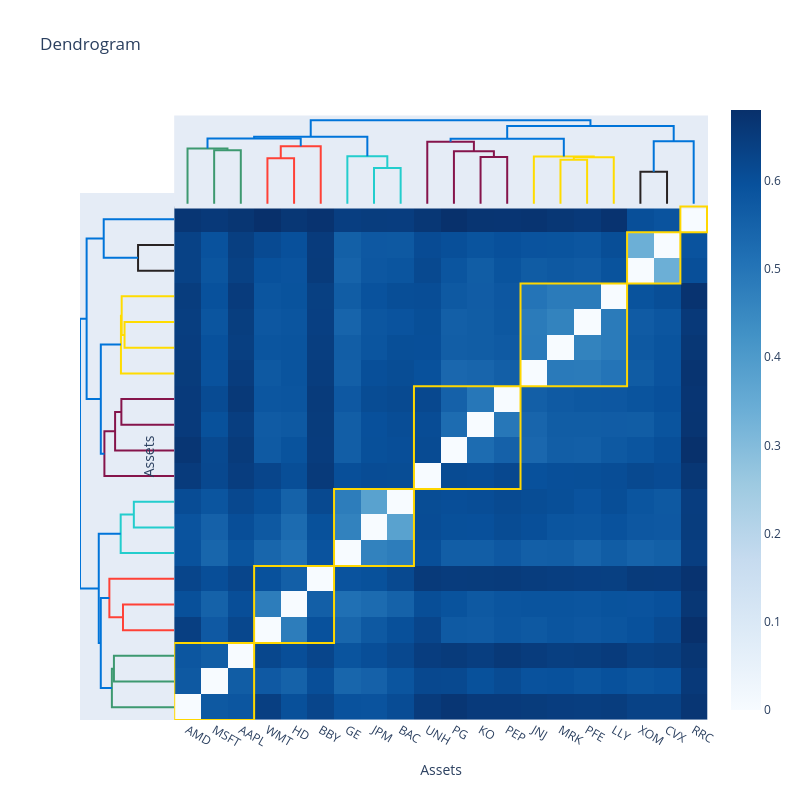

The code cell stored with this chart in its notebook:
### Code cell
model1.clustering_estimator_.plot_dendrogram()

### Figure 1 — Plotly figure (JSON) as saved in the notebook; plotly's stock layout.template omitted (floating-point values rounded to 4 significant figures; data arrays with more than 128 entries replaced by an {"elided": "..."} marker saying what was removed)
{"data": [{"hoverinfo": "text", "marker": {"color": "rgb(61,153,112)"}, "mode": "lines", "type": "scatter", "x": [15, 15, 25, 25], "xaxis": "x", "y": [0, 0.5634, 0.5634, 0], "yaxis": "y2"}, {"hoverinfo": "text", "marker": {"color": "rgb(61,153,112)"}, "mode": "lines", "type": "scatter", "x": [5, 5, 20, 20], "xaxis": "x", "y": [0, 0.5826, 0.5826, 0.5634], "yaxis": "y2"}, {"hoverinfo": "text", "marker": {"color": "rgb(255,65,54)"}, "mode": "lines", "type": "scatter", "x": [35, 35, 45, 45], "xaxis": "x", "y": [0, 0.4789, 0.4789, 0], "yaxis": "y2"}, {"hoverinfo": "text", "marker": {"color": "rgb(255,65,54)"}, "mode": "lines", "type": "scatter", "x": [40, 40, 55, 55], "xaxis": "x", "y": [0.4789, 0.606, 0.606, 0], "yaxis": "y2"}, {"hoverinfo": "text", "marker": {"color": "rgb(0,116,217)"}, "mode": "lines", "type": "scatter", "x": [12.5, 12.5, 47.5, 47.5], "xaxis": "x", "y": [0.5826, 0.6863, 0.6863, 0.606], "yaxis": "y2"}, {"hoverinfo": "text", "marker": {"color": "rgb(35,205,205)"}, "mode": "lines", "type": "scatter", "x": [75, 75, 85, 85], "xaxis": "x", "y": [0, 0.3774, 0.3774, 0], "yaxis": "y2"}, {"hoverinfo": "text", "marker": {"color": "rgb(35,205,205)"}, "mode": "lines", "type": "scatter", "x": [65, 65, 80, 80], "xaxis": "x", "y": [0, 0.5002, 0.5002, 0.3774], "yaxis": "y2"}, {"hoverinfo": "text", "marker": {"color": "rgb(0,116,217)"}, "mode": "lines", "type": "scatter", "x": [30, 30, 72.5, 72.5], "xaxis": "x", "y": [0.6863, 0.7052, 0.7052, 0.5002], "yaxis": "y2"}, {"hoverinfo": "text", "marker": {"color": "rgb(133,20,75)"}, "mode": "lines", "type": "scatter", "x": [115, 115, 125, 125], "xaxis": "x", "y": [0, 0.4937, 0.4937, 0], "yaxis": "y2"}, {"hoverinfo": "text", "marker": {"color": "rgb(133,20,75)"}, "mode": "lines", "type": "scatter", "x": [105, 105, 120, 120], "xaxis": "x", "y": [0, 0.5525, 0.5525, 0.4937], "yaxis": "y2"}, {"hoverinfo": "text", "marker": {"color": "rgb(133,20,75)"}, "mode": "lines", "type": "scatter", "x": [95, 95, 112.5, 112.5], "xaxis": "x", "y": [0, 0.6525, 0.6525, 0.5525], "yaxis": "y2"}, {"hoverinfo": "text", "marker": {"color": "rgb(255,220,0)"}, "mode": "lines", "type": "scatter", "x": [145, 145, 155, 155], "xaxis": "x", "y": [0, 0.4642, 0.4642, 0], "yaxis": "y2"}, {"hoverinfo": "text", "marker": {"color": "rgb(255,220,0)"}, "mode": "lines", "type": "scatter", "x": [150, 150, 165, 165], "xaxis": "x", "y": [0.4642, 0.491, 0.491, 0], "yaxis": "y2"}, {"hoverinfo": "text", "marker": {"color": "rgb(255,220,0)"}, "mode": "lines", "type": "scatter", "x": [135, 135, 157.5, 157.5], "xaxis": "x", "y": [0, 0.4978, 0.4978, 0.491], "yaxis": "y2"}, {"hoverinfo": "text", "marker": {"color": "rgb(0,116,217)"}, "mode": "lines", "type": "scatter", "x": [103.8, 103.8, 146.2, 146.2], "xaxis": "x", "y": [0.6525, 0.686, 0.686, 0.4978], "yaxis": "y2"}, {"hoverinfo": "text", "marker": {"color": "rgb(40,35,35)"}, "mode": "lines", "type": "scatter", "x": [175, 175, 185, 185], "xaxis": "x", "y": [0, 0.3378, 0.3378, 0], "yaxis": "y2"}, {"hoverinfo": "text", "marker": {"color": "rgb(0,116,217)"}, "mode": "lines", "type": "scatter", "x": [180, 180, 195, 195], "xaxis": "x", "y": [0.3378, 0.6589, 0.6589, 0], "yaxis": "y2"}, {"hoverinfo": "text", "marker": {"color": "rgb(0,116,217)"}, "mode": "lines", "type": "scatter", "x": [125, 125, 187.5, 187.5], "xaxis": "x", "y": [0.686, 0.8186, 0.8186, 0.6589], "yaxis": "y2"}, {"hoverinfo": "text", "marker": {"color": "rgb(0,116,217)"}, "mode": "lines", "type": "scatter", "x": [51.25, 51.25, 156.2, 156.2], "xaxis": "x", "y": [0.7052, 0.8805, 0.8805, 0.8186], "yaxis": "y2"}, {"hoverinfo": "text", "marker": {"color": "rgb(61,153,112)"}, "mode": "lines", "type": "scatter", "x": [0, -0.5634, -0.5634, 0], "xaxis": "x2", "y": [15, 15, 25, 25], "yaxis": "y"}, {"hoverinfo": "text", "marker": {"color": "rgb(61,153,112)"}, "mode": "lines", "type": "scatter", "x": [0, -0.5826, -0.5826, -0.5634], "xaxis": "x2", "y": [5, 5, 20, 20], "yaxis": "y"}, {"hoverinfo": "text", "marker": {"color": "rgb(255,65,54)"}, "mode": "lines", "type": "scatter", "x": [0, -0.4789, -0.4789, 0], "xaxis": "x2", "y": [35, 35, 45, 45], "yaxis": "y"}, {"hoverinfo": "text", "marker": {"color": "rgb(255,65,54)"}, "mode": "lines", "type": "scatter", "x": [-0.4789, -0.606, -0.606, 0], "xaxis": "x2", "y": [40, 40, 55, 55], "yaxis": "y"}, {"hoverinfo": "text", "marker": {"color": "rgb(0,116,217)"}, "mode": "lines", "type": "scatter", "x": [-0.5826, -0.6863, -0.6863, -0.606], "xaxis": "x2", "y": [12.5, 12.5, 47.5, 47.5], "yaxis": "y"}, {"hoverinfo": "text", "marker": {"color": "rgb(35,205,205)"}, "mode": "lines", "type": "scatter", "x": [0, -0.3774, -0.3774, 0], "xaxis": "x2", "y": [75, 75, 85, 85], "yaxis": "y"}, {"hoverinfo": "text", "marker": {"color": "rgb(35,205,205)"}, "mode": "lines", "type": "scatter", "x": [0, -0.5002, -0.5002, -0.3774], "xaxis": "x2", "y": [65, 65, 80, 80], "yaxis": "y"}, {"hoverinfo": "text", "marker": {"color": "rgb(0,116,217)"}, "mode": "lines", "type": "scatter", "x": [-0.6863, -0.7052, -0.7052, -0.5002], "xaxis": "x2", "y": [30, 30, 72.5, 72.5], "yaxis": "y"}, {"hoverinfo": "text", "marker": {"color": "rgb(133,20,75)"}, "mode": "lines", "type": "scatter", "x": [0, -0.4937, -0.4937, 0], "xaxis": "x2", "y": [115, 115, 125, 125], "yaxis": "y"}, {"hoverinfo": "text", "marker": {"color": "rgb(133,20,75)"}, "mode": "lines", "type": "scatter", "x": [0, -0.5525, -0.5525, -0.4937], "xaxis": "x2", "y": [105, 105, 120, 120], "yaxis": "y"}, {"hoverinfo": "text", "marker": {"color": "rgb(133,20,75)"}, "mode": "lines", "type": "scatter", "x": [0, -0.6525, -0.6525, -0.5525], "xaxis": "x2", "y": [95, 95, 112.5, 112.5], "yaxis": "y"}, {"hoverinfo": "text", "marker": {"color": "rgb(255,220,0)"}, "mode": "lines", "type": "scatter", "x": [0, -0.4642, -0.4642, 0], "xaxis": "x2", "y": [145, 145, 155, 155], "yaxis": "y"}, {"hoverinfo": "text", "marker": {"color": "rgb(255,220,0)"}, "mode": "lines", "type": "scatter", "x": [-0.4642, -0.491, -0.491, 0], "xaxis": "x2", "y": [150, 150, 165, 165], "yaxis": "y"}, {"hoverinfo": "text", "marker": {"color": "rgb(255,220,0)"}, "mode": "lines", "type": "scatter", "x": [0, -0.4978, -0.4978, -0.491], "xaxis": "x2", "y": [135, 135, 157.5, 157.5], "yaxis": "y"}, {"hoverinfo": "text", "marker": {"color": "rgb(0,116,217)"}, "mode": "lines", "type": "scatter", "x": [-0.6525, -0.686, -0.686, -0.4978], "xaxis": "x2", "y": [103.8, 103.8, 146.2, 146.2], "yaxis": "y"}, {"hoverinfo": "text", "marker": {"color": "rgb(40,35,35)"}, "mode": "lines", "type": "scatter", "x": [0, -0.3378, -0.3378, 0], "xaxis": "x2", "y": [175, 175, 185, 185], "yaxis": "y"}, {"hoverinfo": "text", "marker": {"color": "rgb(0,116,217)"}, "mode": "lines", "type": "scatter", "x": [-0.3378, -0.6589, -0.6589, 0], "xaxis": "x2", "y": [180, 180, 195, 195], "yaxis": "y"}, {"hoverinfo": "text", "marker": {"color": "rgb(0,116,217)"}, "mode": "lines", "type": "scatter", "x": [-0.686, -0.8186, -0.8186, -0.6589], "xaxis": "x2", "y": [125, 125, 187.5, 187.5], "yaxis": "y"}, {"hoverinfo": "text", "marker": {"color": "rgb(0,116,217)"}, "mode": "lines", "type": "scatter", "x": [-0.7052, -0.8805, -0.8805, -0.8186], "xaxis": "x2", "y": [51.25, 51.25, 156.2, 156.2], "yaxis": "y"}, {"colorscale": [[0, "rgb(247,251,255)"], [0.125, "rgb(222,235,247)"], [0.25, "rgb(198,219,239)"], [0.375, "rgb(158,202,225)"], [0.5, "rgb(107,174,214)"], [0.625, "rgb(66,146,198)"], [0.75, "rgb(33,113,181)"], [0.875, "rgb(8,81,156)"], [1, "rgb(8,48,107)"]], "name": "", "type": "heatmap", "x": [5, 15, 25, 35, 45, 55, 65, 75, 85, 95, 105, 115, 125, 135, 145, 155, 165, 175, 185, 195], "y": [5, 15, 25, 35, 45, 55, 65, 75, 85, 95, 105, 115, 125, 135, 145, 155, 165, 175, 185, 195], "z": {"elided": "20x20 float values"}}], "layout": {"autosize": false, "height": 800, "hovermode": "closest", "shapes": [{"line": {"color": "gold", "width": 2}, "type": "rect", "x0": 60, "x1": 90, "y0": 60, "y1": 90}, {"line": {"color": "gold", "width": 2}, "type": "rect", "x0": 0, "x1": 30, "y0": 0, "y1": 30}, {"line": {"color": "gold", "width": 2}, "type": "rect", "x0": 30, "x1": 60, "y0": 30, "y1": 60}, {"line": {"color": "gold", "width": 2}, "type": "rect", "x0": 170, "x1": 190, "y0": 170, "y1": 190}, {"line": {"color": "gold", "width": 2}, "type": "rect", "x0": 190, "x1": 200, "y0": 190, "y1": 200}, {"line": {"color": "gold", "width": 2}, "type": "rect", "x0": 130, "x1": 170, "y0": 130, "y1": 170}, {"line": {"color": "gold", "width": 2}, "type": "rect", "x0": 90, "x1": 130, "y0": 90, "y1": 130}], "showlegend": false, "title": {"text": "Dendrogram"}, "width": 800, "xaxis": {"domain": [0.15, 1], "mirror": false, "rangemode": "tozero", "showgrid": false, "showline": false, "showticklabels": true, "tickmode": "array", "ticks": "", "ticktext": ["AMD", "MSFT", "AAPL", "WMT", "HD", "BBY", "GE", "JPM", "BAC", "UNH", "PG", "KO", "PEP", "JNJ", "MRK", "PFE", "LLY", "XOM", "CVX", "RRC"], "tickvals": [5, 15, 25, 35, 45, 55, 65, 75, 85, 95, 105, 115, 125, 135, 145, 155, 165, 175, 185, 195], "title": {"text": "Assets"}, "type": "linear", "zeroline": false}, "xaxis2": {"domain": [0, 0.15], "mirror": false, "showgrid": false, "showline": false, "showticklabels": false, "ticks": "", "zeroline": false}, "yaxis": {"domain": [0, 0.85], "mirror": false, "rangemode": "tozero", "showgrid": false, "showline": false, "showticklabels": false, "ticks": "", "ticktext": ["AMD", "MSFT", "AAPL", "WMT", "HD", "BBY", "GE", "JPM", "BAC", "UNH", "PG", "KO", "PEP", "JNJ", "MRK", "PFE", "LLY", "XOM", "CVX", "RRC"], "tickvals": [5, 15, 25, 35, 45, 55, 65, 75, 85, 95, 105, 115, 125, 135, 145, 155, 165, 175, 185, 195], "title": {"text": "Assets"}, "type": "linear", "zeroline": false}, "yaxis2": {"domain": [0.825, 0.975], "mirror": false, "showgrid": false, "showline": false, "showticklabels": false, "ticks": "", "zeroline": false}}}
